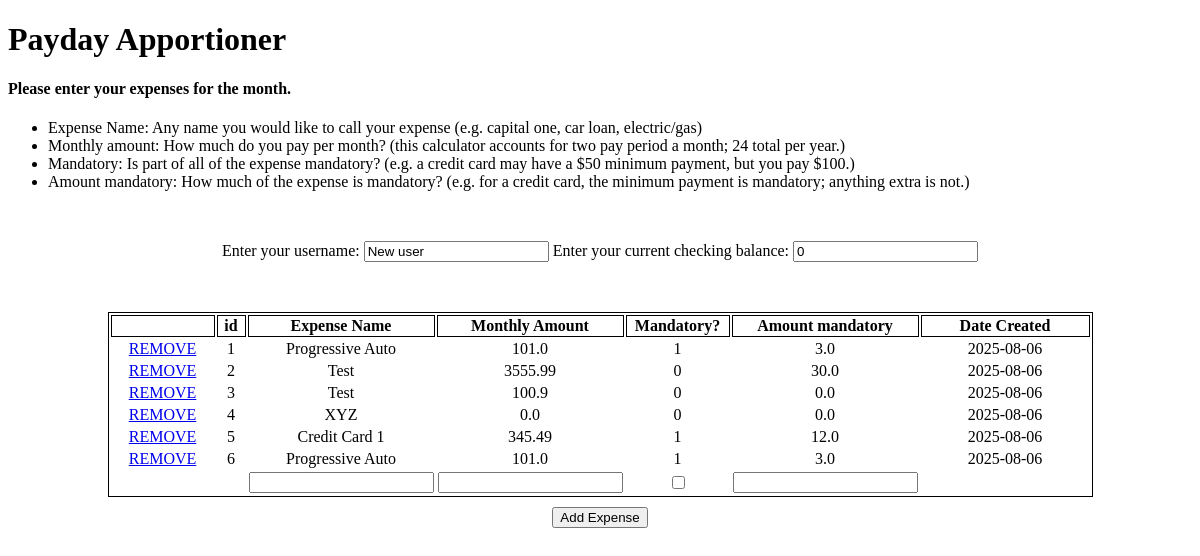
Before: / with the older database file.
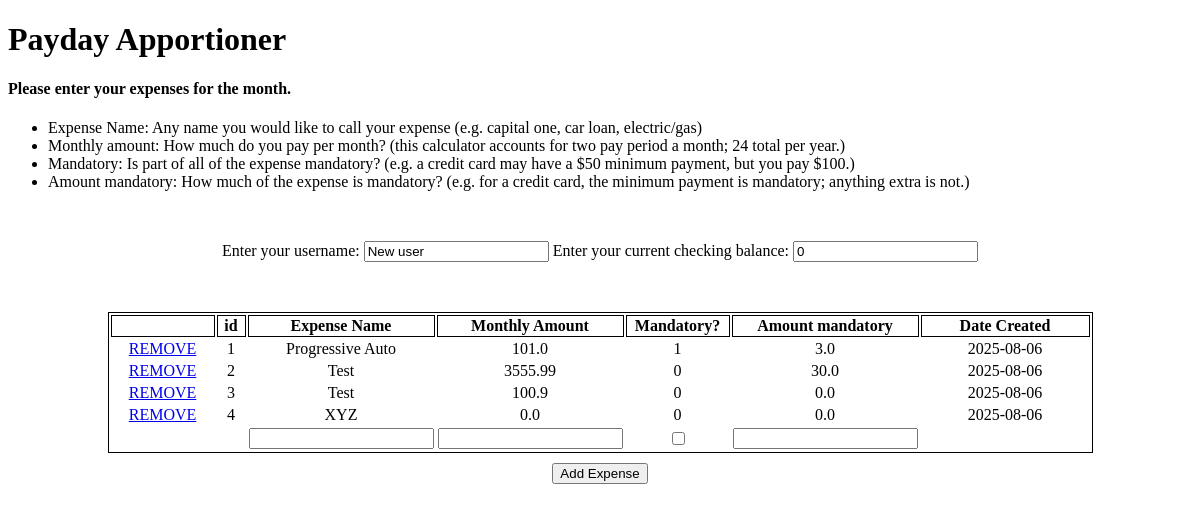
After: the same page with the newer database file.
### app.py (models this page shows, shortened)
class Expenses(db.Model):
    id               = db.Column(db.Integer, nullable=False, primary_key=True, index=True)
    expense_name     = db.Column(db.String, nullable=False, default='AAA')
    monthly_amount   = db.Column(db.Float, nullable=False, default=-99999.99)
    mandatory        = db.Column(db.String, nullable=False, default='0') # Would like to make Bool...
    amount_mandatory = db.Column(db.Float, nullable=False, default=-99999.99)  # Want to make this optional in case the expense is NOT mandatory.
    date_created     = db.Column(db.DateTime, default=datetime.now(timezone.utc))
    user_name        = db.Column(db.String, nullable=False, default="NU")

### app.py (the view)
@app.route('/', methods=['POST', 'GET'])
def index():
    if request.method == 'POST':
        user_name        = request.form['user_name']
        current_balance  = request.form['current_balance']
        expense_name     = request.form['expense_name']
        monthly_amount   = request.form['monthly_amount']
        mandatory        = request.form['mandatory']
        amount_mandatory = request.form['amount_mandatory']
        if expense_name == '':
            expense_name = "XYZ"
        if amount_mandatory == '':
            amount_mandatory = 0
        if monthly_amount == '':
            monthly_amount = 0
        new_expense = Expenses(expense_name=expense_name,
                               monthly_amount=monthly_amount,
                               mandatory=mandatory,
                               amount_mandatory=amount_mandatory,
                               user_name=user_name)
        new_user    = User(user_name=user_name,
                           current_balance=current_balance)
        try:
            db.session.add(new_expense)
            db.session.add(new_user)
            db.session.commit()
            return redirect('/')
        except Exception as e:
            return f"There was an issue adding your expense: {e}"
    else:
        expenses = Expenses.query.order_by(Expenses.date_created).all()
        return render_template("index.html", expenses=expenses)

### templates/index.html (shortened to what this page needs)
{% extends 'base.html' %}
{% block body %}
    <form id="myForm" action="/" method="POST">
    <div class="current_bal" id="current_bal" name="current_bal">
      Enter your username:
        <input type="text" name="user_name" id="user_name" value="New user">
      Enter your current checking balance:
        <input type="text" name="current_balance" id="current_balance" value="0">
    </div>
    <table class="entries">
        <tr>
          <th style="width:100px"></th>
          <th style="width:25px">id</th>
          <th style="width:165px">Expense Name</th>
          <th style="width:165px">Monthly Amount</th>
          <th style="width:100px">Mandatory?</th>
          <th style="width:165px">Amount mandatory</th>
          <th style="width:165px">Date Created</th>
        </tr>
        {% for expense in expenses %}
        <tr>
          <td><a href='/delete/{{expense.id}}'>REMOVE</a></td>
          <td>{{ expense.id }}</td>
          <td>{{ expense.expense_name }}</td>
          <td>{{ expense.monthly_amount }}</td>
          <td>{{ expense.mandatory }}</td>
          <td>{{ expense.amount_mandatory }}</td>
          <td>{{ expense.date_created.date() }}</td>
        </tr>
        {% endfor %}
        <tr>
            <td></td>
            <td></td>
            <td><input type="text" name="expense_name" id="expense_name"></td>
            <td><input type="text" name="monthly_amount" id="monthly_amount"></td>
            <td><input type="checkbox" name="mandatory1" id="mandatory1"></td>
            <td><input type="text" name="amount_mandatory" id="amount_mandatory"></td>
        </tr>
    </table>
    <input style="margin-top: 10px;" type="submit" value="Add Expense">
    </form>
{% endblock %}

### templates/base.html (shortened to what this page needs)
<!DOCTYPE html>
<html>
    <head>
        <link rel="stylesheet" href={{ url_for('static', filename='css/app.css') }}>
    </head>
    <body>
        <h1>Payday Apportioner</h1>
        <h4>Please enter your expenses for the month.</h4>
        <ul>
            <li>Expense Name: Any name you would like to call your expense (e.g. capital one, car loan, electric/gas)</li>
            <li>Monthly amount: How much do you pay per month? (this calculator accounts for two pay period a month; 24 total per year.)</li>
            <li>Mandatory: Is part of all of the expense mandatory? (e.g. a credit card may have a $50 minimum payment, but you pay $100.)</li>
            <li>Amount mandatory: How much of the expense is mandatory? (e.g. for a credit card, the minimum payment is mandatory; anything extra is not.)</li>
        </ul>
        {% block body %} {% endblock %}
    </body>
</html>

### static/css/app.css (style rules this page uses)
table.entries, td.entries, th { margin-left: auto; margin-right: auto; border: 1px solid black; }
form { text-align: center; }
.current_bal { margin-top: auto; margin: 50px; }

Changed rows visible on the page:
removed Expenses: id "5", expense_name "Credit Card 1", monthly_amount "345.49", mandatory "1", amount_mandatory "12.0", date_created "2025-08-06"
removed Expenses: id "6", expense_name "Progressive Auto", monthly_amount "101.0", mandatory "1", amount_mandatory "3.0", date_created "2025-08-06"
